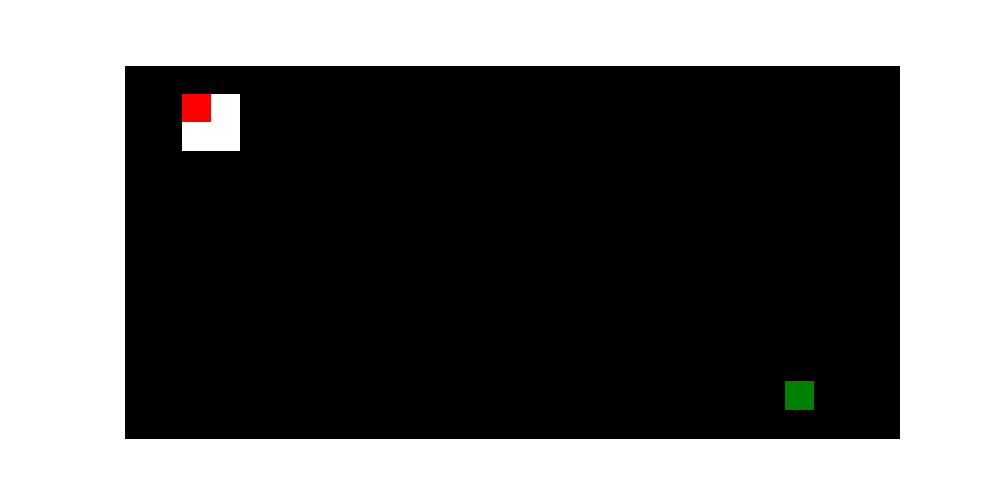

Python code for this plot:
import random
import time
import matplotlib.pyplot as plt
from matplotlib import colors
from a_star import a_star_search
from bfs import bfs
from dfs import dfs
from dls import dls
from graph import Graph, Node
import networkx as nx

from greedy_bfs import greedy_bfs


class Cell:
    def __init__(self, x, y) -> None:
        self.x, self.y = x, y
        self.walls = [True, True, True, True]
        self.neighbours = []
        self.visited = False
        self.solution = False

    def find_neighbours(self, maze, maze_w, maze_h):
        if self.y > 0:
            self.neighbours.append(maze[self.x][self.y - 1])
        if self.x < maze_w - 1:
            self.neighbours.append(maze[self.x + 1][self.y])
        if self.x > 0:
            self.neighbours.append(maze[self.x - 1][self.y])
        if self.y < maze_h - 1:
            self.neighbours.append(maze[self.x][self.y + 1])


class Maze:
    def __init__(self, width: int = 0, height: int = 0, filename: str = None) -> None:
        self.width = width
        self.height = height
        self.maze = [[Cell(x, y) for y in range(height)] for x in range(width)]
        self.matrix = [[]]
        self.graph = None
        self.solution = []

        if filename:
            self.load_from_txt(filename)  # loads the matrix directly from a txt file
        else:
            self.generate()
            self.matrix_form()

        self.construct_graph()

    # Uses randomized depth-first search to generate a maze (iterative implementation)
    def generate(self) -> None:
        # Find neighbours for each cell
        for x in range(self.width):
            for y in range(self.height):
                self.maze[x][y].find_neighbours(self.maze, self.width, self.height)

        stack = []

        current = self.maze[0][0]
        current.visited = True
        stack.append(current)

        while stack:
            current = stack[-1]

            unvisited_neighbours = [
                neighbour for neighbour in current.neighbours if not neighbour.visited
            ]

            if unvisited_neighbours:
                random_neighbour = random.choice(unvisited_neighbours)
                # remove wall between current and random neighbour
                if random_neighbour.x == current.x:
                    if random_neighbour.y > current.y:
                        current.walls[3] = False
                        random_neighbour.walls[0] = False
                    else:
                        current.walls[0] = False
                        random_neighbour.walls[3] = False
                elif random_neighbour.y == current.y:
                    if random_neighbour.x > current.x:
                        current.walls[1] = False
                        random_neighbour.walls[2] = False
                    else:
                        current.walls[2] = False
                        random_neighbour.walls[1] = False
                random_neighbour.visited = True
                stack.append(random_neighbour)
            else:
                stack.pop()

    def matrix_form(self):
        self.matrix = [
            [0 for _ in range(2 * self.width + 1)] for _ in range(2 * self.height + 1)
        ]

        for x in range(self.width):
            for y in range(self.height):
                self.matrix[2 * y + 1][2 * x + 1] = 1

                if not self.maze[x][y].walls[1]:
                    self.matrix[2 * y + 1][2 * x + 2] = 1

                if not self.maze[x][y].walls[3]:
                    self.matrix[2 * y + 2][2 * x + 1] = 1

        # pick entrance and exit randomly
        is_wall = True

        while is_wall:
            start_x, start_y = random.choice(range(self.width)), 0
            end_x, end_y = random.choice(range(self.width)), self.height - 1
            if (
                self.matrix[2 * start_y + 1][2 * start_x + 1] == 1
                and self.matrix[2 * end_y + 1][2 * end_x + 1] == 1
            ):
                is_wall = False
                self.matrix[2 * start_y + 1][2 * start_x + 1] = 2
                self.matrix[2 * end_y + 1][2 * end_x + 1] = 3

    def load_from_txt(self, filename):
        with open(filename, "r") as f:
            self.matrix = [
                [int(cell) for cell in line.strip()] for line in f.readlines()
            ]
        self.width = len(self.matrix[0]) // 2
        self.height = len(self.matrix) // 2
        self.construct_graph()

    def visualize(self):
        plt.figure(figsize=(10, 5))
        cmap = colors.ListedColormap(["white", "black", "red", "green"])

        plt.imshow(self.matrix, cmap=cmap)

        plt.axis("off")
        # Save the plot as a PNG file
        plt.savefig("maze.png")
        plt.close()

    def save(self, format="txt"):
        if format == "txt":
            # create a txt file
            with open("maze.txt", "w") as f:
                for row in self.matrix:
                    f.write("".join(str(cell) for cell in row) + "\n")
        elif format == "csv":
            # create a csv file
            with open("maze.csv", "w") as f:
                for row in self.matrix:
                    f.write(",".join(str(cell) for cell in row) + "\n")
        elif format == "python":
            # create a python file
            with open("maze.py", "w") as f:
                f.write("maze = " + str(self.matrix))

    def construct_graph(self):
        graph = Graph()

        height = len(self.matrix)
        width = len(self.matrix[0]) if height else 0

        for x in range(width):
            for y in range(height):
                if self.matrix[y][x] != 0:  # we only care about path cells
                    node = Node((x, y))
                    graph.add_node(node)

                    if self.matrix[y][x] == 2:
                        node.start = True
                        graph.start = node

                    if self.matrix[y][x] == 3:
                        node.solution = True
                        graph.end = node

        for x in range(width):
            for y in range(height):
                if self.matrix[y][x] != 0:
                    if y > 0 and self.matrix[y - 1][x] != 0:
                        graph.nodes[(x, y)].add_edge(graph.nodes[(x, y - 1)])
                    if y < height - 1 and self.matrix[y + 1][x] != 0:
                        graph.nodes[(x, y)].add_edge(graph.nodes[(x, y + 1)])
                    if x > 0 and self.matrix[y][x - 1] != 0:
                        graph.nodes[(x, y)].add_edge(graph.nodes[(x - 1, y)])
                    if x < width - 1 and self.matrix[y][x + 1] != 0:
                        graph.nodes[(x, y)].add_edge(graph.nodes[(x + 1, y)])

        self.graph = graph

    def render_graph(self):
        G = nx.Graph()

        pos = {(x, y): (x, -y) for x, y in self.graph.nodes.keys()}

        for node in self.graph.nodes.values():
            G.add_node(node.value)
            if node.solution:
                nx.set_node_attributes(G, {node.value: "green"}, "color")
            elif node.start:
                nx.set_node_attributes(G, {node.value: "red"}, "color")
            else:
                nx.set_node_attributes(G, {node.value: "black"}, "color")

        for node in self.graph.nodes.values():
            for neighbour in node.adjacent:
                G.add_edge(node.value, neighbour.value)

        plt.figure(figsize=(20, 20))
        colors = nx.get_node_attributes(G, "color").values()
        nx.draw(G, pos=pos, node_color=colors, node_size=100)
        plt.savefig("maze_graph.png")
        plt.close()

    def solve(self):
        solutions = []

        def print_solution(algorithm, path, n, execution_time):
            if len(path) > 0:
                print(f"---{algorithm}---")
                print(f"Solution found: in {len(path)} steps")
                print(f"Execution time: {execution_time} seconds")
                self.solution = path
                solutions.append((algorithm, len(path), execution_time))
            else:
                print("No solution found.")

        algorithms = [
            ("BFS", bfs),
            ("DFS", dfs),
            ("DLS", dls, 800),
            ("Greedy BFS Euclidean Heuristic", greedy_bfs),
            (
                "Greedy BFS Manhattan Heuristic",
                lambda graph, start, end: greedy_bfs(graph, start, end, "manhattan"),
            ),
            ("A* Euclidean Heuristic", a_star_search),
            (
                "A* Manhattan Heuristic",
                lambda graph, start, end: a_star_search(graph, start, end, "manhattan"),
            ),
        ]

        for algorithm_name, algorithm, *args in algorithms:
            start_time = time.time()
            path, n = algorithm(self.graph, self.graph.start, self.graph.end, *args)
            end_time = time.time()

            for node in path:
                self.graph.nodes[node].solution = True

            self.solution = path
            solutions.append((algorithm_name, len(path), end_time - start_time))
            # print_solution(algorithm_name, path, n, end_time - start_time)

        return solutions

    def draw_solution(self, filename):
        if not self.solution:
            print("Bro, you need to solve the maze first.")
            return
        # the list of tuples (x, y) representing the solution path, which we got from the solve method

        self.solution = self.solution[1:]  # remove the start node from the solution
        self.solution = self.solution[:-1]  # remove the end node from the solution

        for coord in self.solution:
            self.matrix[coord[1]][coord[0]] = 4

        plt.figure(figsize=(10, 5))
        cmap = colors.ListedColormap(["black", "white", "red", "green", "blue"])

        plt.imshow(self.matrix, cmap=cmap)

        # hide the axis
        plt.axis("off")

        # Save the plot as a PNG file
        plt.savefig(filename + ".png")
